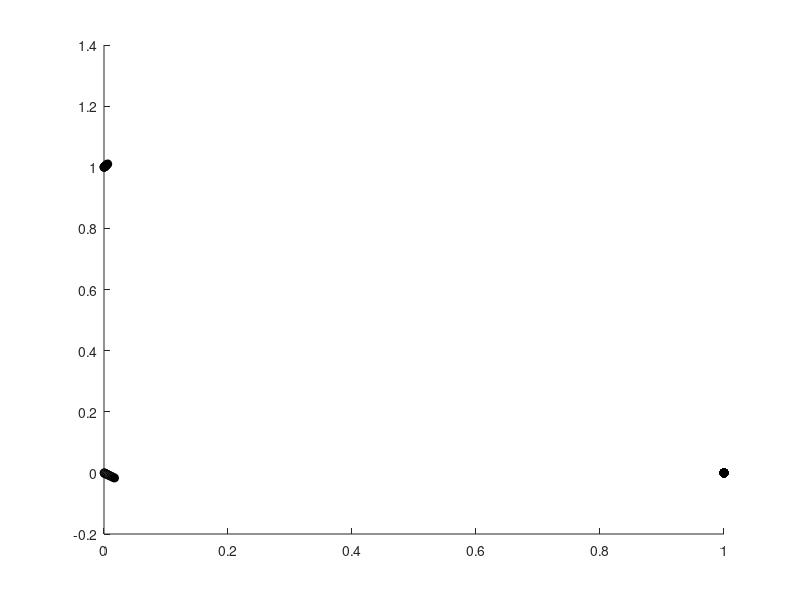

Recreate this plot in MATLAB.
% FEM MagSim
% Debjit Sarkar

%% CONSTANTS
epsilon0 = 8.854e-12; % permittivity of free space
mu0 = 4 * pi * 1e-7; % permeability of free space
me = 9.109e-31; % mass of electron
mp = 1.673e-27; % mass of proton
e = 1.602e-19; % fundamental charge (reminder: make negative for electrons)

%% SIMULATION PARAMETERS AND VARIABLES
numPoints = 3; % number of point charges
tbegin = 0; % simulation start time
step = 0.001; % time step
numSteps = 10; % number of time steps
tend = tbegin + numSteps * step; % simulation end time

debugLvl = 1; % 0 = off, 1 = time loop, 2 = calc loop

%% POINT CHARGES
charges = zeros(numPoints, 13); % ID, charge, mass, position, velocity, acceleration, mobile
%                         Index:  1   2       3     4         7         10
%                       Example: [1,  1e-10,  1e-9, 0, 0, 0,  5, 0, 0,  9.8, 0, 0,    1]
% note about mobility: 1 = mobile, 0 = static
charges(1, :) = [1, -e, me, 0 0 0, 0 0 0, 0 0 0, 1]; % electron
charges(2, :) = [2, -e, me, 0 1 0, 0 0 0, 0 0 0, 1]; % electron
charges(3, :) = [3, e, mp, 1 0 0, 0 0 0, 0 0 0, 0]; % proton

%% TEST CASES
% Remember to change the number of points

% Test for electric attraction and repulsion
%charges(1, :) = [1, -e, me, 0 0 0, 0 0 0, 0 0 0]; % electron
%charges(2, :) = [2, -e, me, 0 1 0, 0 0 0, 0 0 0]; % electron
%charges(3, :) = [3,  e, mp, 1 0 0, 0 0 0, 0 0 0]; % proton

% Test for magnetic attraction and repulsion
%charges(1, :) = [1, -e, me, 0 0 0,   0 1e10 0, 0 0 0]; % electron
%charges(2, :) = [2, -e, me, 100 0 0, 0 1e10 0, 0 0 0]; % electron
%charges(3, :) = [3,  e, mp, 50 0 0,  0 1e10 0, 0 0 0]; % proton

%% CALCULATIONS
figure;
hold on;

for t = tbegin:step:tend
    charges(:, 10:12) = zeros(size(charges, 1), 3);
    if debugLvl >= 1
        disp("Velocities");
        disp(charges(:, 7:9));
    end
    for i = 1:numPoints
        if charges(i, 13) == 1 % Skips calculations for static charges
            for j = 1:numPoints
                if(i ~= j)
                    if debugLvl >= 2
                        disp("t = " + t + "|i = " + i + "|j = " + j);
                    end
                    posDiff = charges(j, 4:6) - charges(i, 4:6);
                    posNorm = norm(posDiff);
                    %F = q * (E + v x B)
                    %a = (q / m) * (E + v x B)
                    %B = (mu0 / (4 * pi)) * (q / r^3) * cross(v, r)
                    B = (mu0 * charges(j, 2) * ...
                        cross(charges(j, 7:9), posDiff)) / (4 * pi * posNorm^3);
                    %B = [0 0 0];
                    E = (charges(j, 2) * posDiff) / ...
                        (4 * pi * epsilon0 * posNorm^3);
                    %a = (qE + qv x B) / m
                    % TODO: verify that the acceleration is in the right
                    % direction (the negative signs in front of E and
                    % cross(...)
                    charges(i, 10:12) = charges(i, 10:12) + (charges(i, 2) /...
                        charges(i, 3)) * (-E + -cross(charges(i, 7:9), B));
                end
            end
        end
    end
    for i = 1:numPoints
        if charges(i, 13) == 1
            charges(i, 7:9) = charges(i, 7:9) + step * charges(i, 10:12);
            charges(i, 4:6) = charges(i, 4:6) + step * charges(i, 7:9);
        end
    end
    
%% PLOTTING
    % plots charges from white = beginning to black = end
    colorSpec = [1 1 1] * (1 - (t - tbegin) / tend);
    plot3(charges(:, 4), charges(:, 5), charges(:, 6), 'o', ...
        'MarkerFaceColor', colorSpec, ...
        'MarkerEdgeColor', 'k'); % k = black
end
